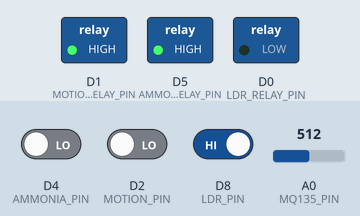
Bench run of a sketch on a simulated ESP8266 (NodeMCU). On the bench: switched loads named in the sketch (green lamp = pin HIGH). Inputs (shaded band) come from the test bench; at power-on: D2 (MOTION_PIN) LOW, D8 (LDR_PIN) HIGH, D4 (AMMONIA_PIN) LOW, A0 (MQ135_PIN) = 512. WiFi joins after 1.5 s; servers stay silent unless stated.

Above: at 3.0 s.
3.1 s: D2 (MOTION_PIN) driven HIGH
At 5.1 s:
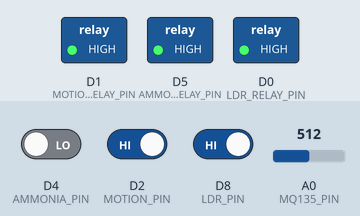
6.3 s: D2 (MOTION_PIN) driven LOW
At 8.6 s:
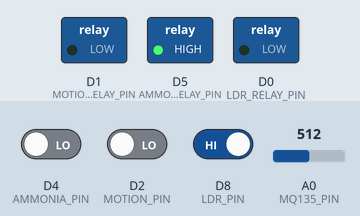
9.3 s: D8 (LDR_PIN) driven LOW
At 12.0 s:
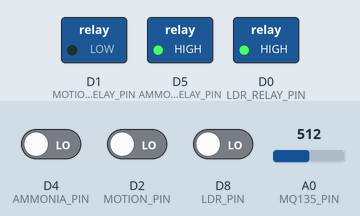
12.3 s: D8 (LDR_PIN) driven HIGH
At 14.3 s:
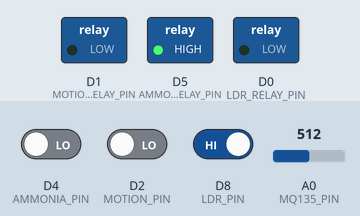
Timing chart, 0 to 15.8 s (numbered marks = the images above; inputs shaded):
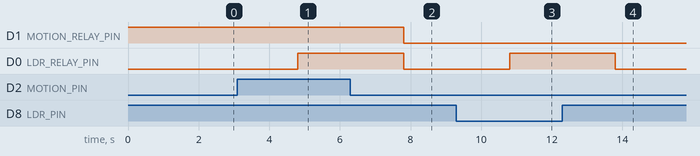

The sketch:

ecoflow.ino
```cpp
#define BLYNK_TEMPLATE_ID "TMPL3k3GmSKjT"
#define BLYNK_TEMPLATE_NAME "ECOFLOW"
#include <ESP8266WiFi.h>
#include <BlynkSimpleEsp8266.h>

char auth[] = "RmBPIZcHdrYJcwwAQcEcVlk06TN30HyQ";  // Your Blynk authentication token
char ssid[] = "HK";   // Your WiFi SSID
char pass[] = "aaaaaaaa";  // Your WiFi password


#define AMMONIA_PIN D4  // Pin for ammonia sensor
#define AMMONIA_RELAY_PIN D5  // Pin for ammonia relay
#define MQ135_PIN A0   // Analog pin for MQ135 sensor
#define AMMONIA_VIRTUAL_PIN V2  // Virtual pin for ammonia value
#define MOTION_PIN D2           // Pin for motion sensor
#define LDR_PIN D8              // Pin for LDR
#define MOTION_RELAY_PIN D1    // Pin for motion relay
#define LDR_RELAY_PIN D0        // Pin for LDR relay

bool motionDetected = false;
bool isNight = false;
bool ammoniaRelayState = true;

// Calibration parameters (example values, adjust based on your calibration)
float slope = 0.01;  // Slope of the calibration curve
float intercept = 0.5;  // Intercept of the calibration curve

// Threshold for activating the relay (adjust as needed)
float ammoniaThreshold = 4;  // Example threshold of 0.5% ammonia concentration

BlynkTimer timer;

void setup() {
  pinMode(MOTION_PIN, INPUT);
  pinMode(AMMONIA_PIN, INPUT);
  pinMode(LDR_PIN, INPUT);
  pinMode(LDR_RELAY_PIN, OUTPUT);
  pinMode(MOTION_RELAY_PIN, OUTPUT);
  pinMode(AMMONIA_RELAY_PIN, OUTPUT);

  digitalWrite(MOTION_RELAY_PIN, HIGH);
  digitalWrite(LDR_RELAY_PIN, LOW);
  digitalWrite(AMMONIA_RELAY_PIN, HIGH);

  Serial.begin(9600);
  Blynk.begin(auth, ssid, pass);

  timer.setInterval(3000L, checkSensors);
}

void loop() {
  Blynk.run();
  timer.run();
}

void checkSensors() {

  int ammoniaValue = digitalRead(AMMONIA_PIN);
  int mq135Value = analogRead(MQ135_PIN);
  int motionValue = digitalRead(MOTION_PIN);
  int ldrValue = digitalRead(LDR_PIN);


    // Check motion sensor
  if (motionValue == HIGH) {
    motionDetected = true;
  } else {
    motionDetected = false;
  }

  // Check LDR for night or day
  if (ldrValue == LOW) {
    isNight = true;
    digitalWrite(LDR_RELAY_PIN, HIGH);  // Turn on LDR relay during the night
  } else {
    isNight = false;
    // Control LDR relay based on motion detection during the day
    if (motionDetected) {
      digitalWrite(LDR_RELAY_PIN, HIGH);  // Turn on LDR relay
    } else {
      digitalWrite(LDR_RELAY_PIN, LOW);   // Turn off LDR relay
    }
  }

  // Control motion relay based on motion detection
  if (motionDetected) {
    digitalWrite(MOTION_RELAY_PIN, HIGH);  // Turn on motion relay
    Blynk.virtualWrite(V1, 1);   // Update Blynk app
  } else {
    digitalWrite(MOTION_RELAY_PIN, LOW);   // Turn off motion relay
    Blynk.virtualWrite(V1, 0);   // Update Blynk app
  }

   // Convert analog reading to ammonia concentration using calibration parameters
  float ammoniaConcentration = slope * mq135Value + intercept;

  // Send ammonia concentration to Blynk app
  Blynk.virtualWrite(AMMONIA_VIRTUAL_PIN, ammoniaConcentration);

  // Check ammonia level
  if (ammoniaConcentration >= ammoniaThreshold) {
    // Ammonia level above threshold
    if (!ammoniaRelayState) {
      ammoniaRelayState = true;
      digitalWrite(AMMONIA_RELAY_PIN, LOW); // Turn on the ammonia relay
    }
  } else {
    // Ammonia level below threshold
    if (ammoniaRelayState) {
      ammoniaRelayState = false;
      digitalWrite(AMMONIA_RELAY_PIN, HIGH); // Turn on the ammonia relay
    }
}}
```

Measured:
- after the input at 3.1 s, D1 (MOTION_RELAY_PIN): stays HIGH (without the input it goes to LOW after 1.7 s); D0 (LDR_RELAY_PIN): LOW → HIGH after 1.7 s
- after the input at 6.3 s, D1 (MOTION_RELAY_PIN), D0 (LDR_RELAY_PIN): HIGH → LOW after 1.5 s
- after the input at 9.3 s, D0 (LDR_RELAY_PIN): LOW → HIGH after 1.5 s
- after the input at 12.3 s, D0 (LDR_RELAY_PIN): HIGH → LOW after 1.5 s
